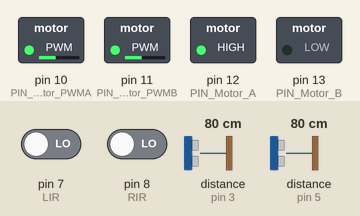
Recording of a sketch running on a simulated Arduino Uno, built with avr-gcc and run on an emulated ATmega328P. On the bench: switched loads named in the sketch (green lamp = pin HIGH). Wiring (inferred from the names in the program): 2 × ultrasonic range finder: trigger pin 6, echo pin 5 / trigger pin 9, echo pin 3. Dashed ring = blinking. The inputs (shaded band) are chosen by the test bench; at power-on: distance to the obstacle (sensors on pin 3, pin 5) 80 cm, pin 7 (LIR) LOW, pin 8 (RIR) LOW. The echo pulse lasts 58.3 µs per cm; random numbers use the default seed unless the sketch sets one; pins used as bus, display or sensor lines are not drawn.

Above: at 1.2 s.
1.3 s: distance to the obstacle (sensor on pin 3) set to 13 cm
2.8 s: distance to the obstacle (sensor on pin 3) set to 10 cm
At 2.91 s:
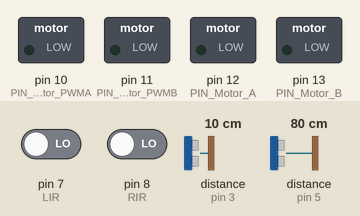
At 3.26 s:
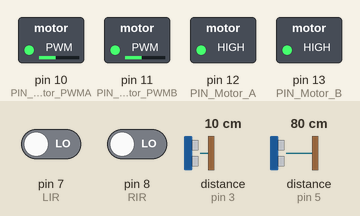
5.8 s: distance to the obstacle (sensor on pin 5) set to 2 cm
8.8 s: distance to the obstacle (sensor on pin 5) set to 18 cm
At 9.3 s:
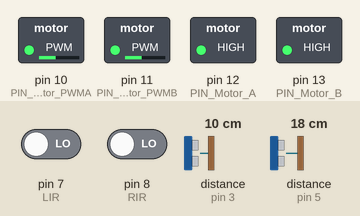
11.8 s: distance to the obstacle (sensor on pin 5) set to 4 cm
Timing chart, 0 to 15.8 s (numbered marks = the images above; inputs shaded):
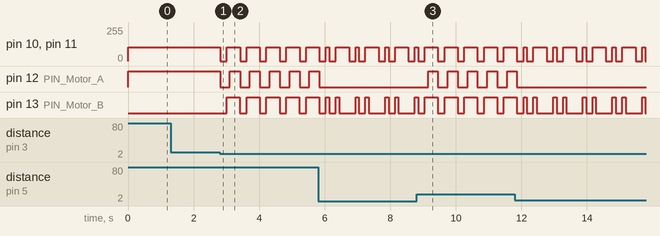

Measured:
- the behaviour switches between 12 and 11 cm on distance to the obstacle (sensor on pin 3) (found by bisection; images 0 and 1)
- after the input at 1.3 s, every drawn part: stays the same
- after the input at 2.8 s, pin 10 (PIN_Motor_PWMA), pin 11 (PIN_Motor_PWMB): alternates 105/255 for 0.41 s and 0/255 for 0.20 s, starting at once; pin 12 (PIN_Motor_A): alternates HIGH for 0.31 s and LOW for 0.30 s, starting at once; pin 13 (PIN_Motor_B): alternates HIGH for 0.40 s and LOW for 0.21 s, starting after 0.21 s
- after the input at 8.8 s, pin 12 (PIN_Motor_A): alternates HIGH for 0.30 s and LOW for 0.30 s, starting after 0.35 s

The sketch:

obstacle_avoidance.ino
```cpp
#include <NewPing.h>
#include <Servo.h>
Servo myservo;

//Define constants for motor pins
#define PIN_Motor_PWMA 10 //Right speed control
#define PIN_Motor_PWMB 11 //Left speed control
#define PIN_Motor_A 12//Right side
#define PIN_Motor_B 13//Left side
#define Speed_num 105
float half_speed=(Speed_num/2);

//Define constants for ir pins
#define LIR 7 //pin 3
#define RIR 8 //pin 8

//Define constants for Servo
//#define SERVO_PIN 9
//int distanceRight = 0;
//int distanceLeft = 0;

//Define constants for ultrasonic sensor
#define L_ECHO_PIN 5
#define L_TRIG_PIN 6
#define R_ECHO_PIN 3
#define R_TRIG_PIN 9
#define maximum_distance 200
long t, cm;
int limit;
int right_dist, left_dist;
int duration, distance; // Add types 'duration' and 'distance'.
//NewPing sonar(TRIG_PIN, ECHO_PIN, maximum_distance); //sensor

//Define constants for linetrack
void setup() {
  Serial.begin(9600);
  //Motors
  pinMode(PIN_Motor_PWMA, OUTPUT);
  pinMode(PIN_Motor_PWMB, OUTPUT);
  pinMode(PIN_Motor_A, OUTPUT);
  pinMode(PIN_Motor_B, OUTPUT);
  //IR sensors
  pinMode(LIR, INPUT);
  pinMode(RIR, INPUT);
  //Servo
  //pinMode(SERVO_PIN, INPUT);
  //myservo.attach(SERVO_PIN);
  //myservo.write(90); //Put servo in the middle to look forward

  //Ultrasonic Sensors
  pinMode(L_ECHO_PIN, INPUT);
  pinMode(L_TRIG_PIN, OUTPUT);
  pinMode(R_ECHO_PIN, INPUT);
  pinMode(R_TRIG_PIN, OUTPUT);

}

void forward() {
  digitalWrite(PIN_Motor_A, HIGH);
  analogWrite(PIN_Motor_PWMA, Speed_num);

  digitalWrite(PIN_Motor_B, LOW);
  analogWrite(PIN_Motor_PWMB, Speed_num);
}

void backward() {
  digitalWrite(PIN_Motor_A, LOW);
  analogWrite(PIN_Motor_PWMA, Speed_num);

  digitalWrite(PIN_Motor_B, HIGH);
  analogWrite(PIN_Motor_PWMB, Speed_num);
}

void left() {
  digitalWrite(PIN_Motor_A, HIGH);
  analogWrite(PIN_Motor_PWMA, Speed_num);

  digitalWrite(PIN_Motor_B, HIGH);
  analogWrite(PIN_Motor_PWMB, Speed_num);
}

void right() {
  digitalWrite(PIN_Motor_A, LOW);
  analogWrite(PIN_Motor_PWMA, Speed_num);

  digitalWrite(PIN_Motor_B, LOW);
  analogWrite(PIN_Motor_PWMB, Speed_num);
}

void stop_bot(){
  digitalWrite(PIN_Motor_A, LOW);
  analogWrite(PIN_Motor_PWMA, 0);

  digitalWrite(PIN_Motor_B, LOW);
  analogWrite(PIN_Motor_PWMB, 0);
}


int get_left_distance(){
  // Clears the trigPin condition
  digitalWrite(L_TRIG_PIN, LOW);
  delayMicroseconds(2);
  // Sets the trigPin HIGH (ACTIVE) for 10 microseconds
  digitalWrite(L_TRIG_PIN, HIGH);
  delayMicroseconds(10);
  digitalWrite(L_TRIG_PIN, LOW);
  // Reads the echoPin, returns the sound wave travel time in microseconds
  t = pulseIn(L_ECHO_PIN, HIGH);
  // Calculating the distance
  cm = t / 29 / 2;
  //Serial.print("left");
  //Serial.println(cm);
  return cm;
}

int get_right_distance(){
  // Clears the trigPin condition
  digitalWrite(R_TRIG_PIN, LOW);
  delayMicroseconds(2);
  // Sets the trigPin HIGH (ACTIVE) for 10 microseconds
  digitalWrite(R_TRIG_PIN, HIGH);
  delayMicroseconds(10);
  digitalWrite(R_TRIG_PIN, LOW);
  // Reads the echoPin, returns the sound wave travel time in microseconds
  t = pulseIn(R_ECHO_PIN, HIGH);
  // Calculating the distance
  cm = t / 29 / 2;
  //Serial.print("right");
  //Serial.println(cm);
  return cm;
}

void loop() {
  //Edge avoidance code beginning **********************************************************EDGE AVOIDANCE BELOW
  int LIR_sensor = digitalRead(LIR);
  int RIR_sensor= digitalRead(RIR);
  if (!(LIR_sensor) && !(RIR_sensor)){
    // ground detected under both sensors
    // go straight
    forward();
  }
  if (LIR_sensor && !(RIR_sensor)) {
    // no ground on left side, ground under right side
    // go right
    stop_bot();
    delay(200);
    backward();
    delay(100);
    right();
    delay(500);
  }
  if (!(LIR_sensor) && RIR_sensor) {
    // no ground on right side, ground under left side
    // go left
    stop_bot();
    delay(200);
    backward();
    delay(100);
    left();
    delay(500);
  }
  if (LIR_sensor && RIR_sensor) {
    // no ground on either side detected
    // move back and turn either left(rand is 0) or right(rand is 1)
    stop_bot();
    delay(200);
    backward();
    delay(300);
    if ((rand() % 2)==0) {
      left();
      delay(1000);
    }
    else {
      right();
      delay(1000);
    }
  } //******************************************************************************************EDGE AVOIDANCE ENDS

  //********************************************************************************************OBSTACLE AVOIDANCE BEGINS
    right_dist=get_right_distance();
    left_dist=get_left_distance();
    limit=10;

    if ((right_dist >= limit) && (left_dist >= limit)){ //If nothing is within 10 cm of both sensors
      //Serial.println("go straight");
      //delay(300);
      forward();
    }
    if ((right_dist <= limit) && (left_dist >= limit)){ //If within 10 cm of right sensor turn left
      //Serial.println("go left");
      //delay(300);
      stop_bot();
      delay(200);
      backward();
      delay(100);
      left();
      delay(300);
    }
    if ((right_dist >= limit) && (left_dist <= limit)){ //If within 10 cm of left sensor turn right
      //Serial.println("go right");
      //delay(300);
      stop_bot();
      delay(200);
      backward();
      delay(100);
      right();
      delay(300);
    }
    if ((right_dist <= limit) && (left_dist <= limit)){ //If within 10 cm of both sensors reverse
      //Serial.println("need to check left and right");
      //delay(300);
      stop_bot();
      delay(200);
      backward();
      delay(100);
      //Go in the direction in which the object is farther
      right_dist=get_right_distance();
      left_dist=get_left_distance();
      if (right_dist>left_dist) {
        stop_bot();
        delay(200);
        backward();
        delay(100);
        right();
        delay(300);
      }
      else {
        stop_bot();
        delay(200);
        backward();
        delay(100);
        left();
        delay(300);
      }
    } //********************************************************************************************OBSTACLE AVOIDANCE ENDS
}

  //Ultrasonic test
  /*
  digitalWrite (TRIG_PIN, HIGH);
  delay(50);
  digitalWrite (TRIG_PIN, LOW);
  duration=pulseIn(ECHO_PIN,HIGH);
  distance=(duration/2)/29.1;
  if(distance <=30) // If the sensor detects an obstacle less than 30 cm in distance, the LED will start to blink.
  delay(50);
  if(distance >=30)// If no obstacle is there within 30 cm, the Led should turn off.
  delay(50);
  Serial.print("cm");
  Serial.println(distance);
  */

  //Servo test
  /* myservo.write(0); //Right side
  delay(2000);
  myservo.write(90); //Middle
  delay(2000);
  myservo.write(180); //Left side
  delay(2000);
  */
```
